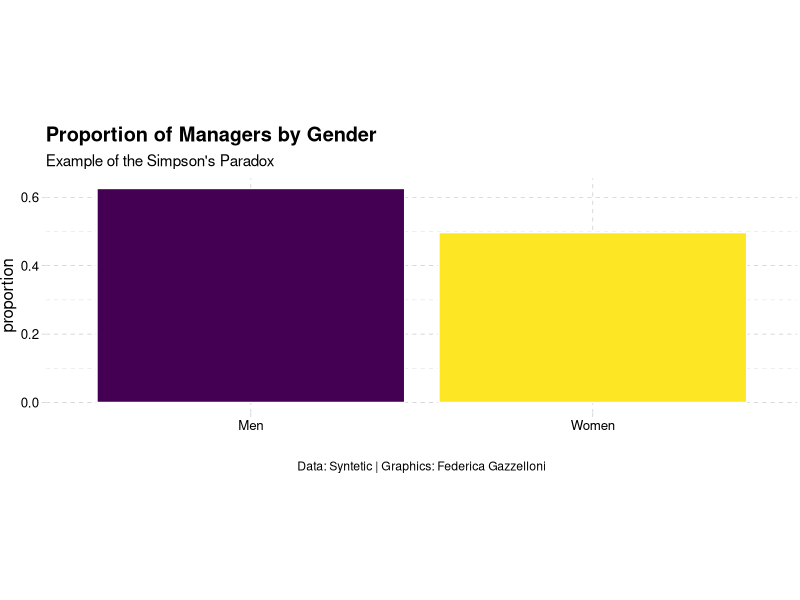

R code for this plot:
## ---- chunk 1
#| warning: false
#| message: false
library(dplyr)
## ---- chunk 2
set.seed(123)
## ---- chunk 3
n <- 1000  # Number of employees 
W <- round(runif(n, 200, 800))  # Number of women
M <- n - W  # Number of men
## ---- chunk 4
P_W <- round(runif(W, 0, 1))  # 0 for no managerial position, 1 for managerial position for women
P_M <- round(runif(M, 0.2, 1))  # Higher chance of managerial position for men due to confounding variable
## ---- chunk 5
w <- tibble(gender="Women",count=W,manager=P_W)

m <- tibble(gender="Men",count=M,manager=P_M)

data <- rbind(w,m)
data%>%head
## ---- chunk 6
summary(data)
## ---- chunk 7
proportion_table <- data %>%
  group_by(gender) %>%
  summarize(proportion = mean(manager))
## ---- chunk 8
proportion_table
## ---- chunk 9
library(ggplot2)
proportion_table%>%
  ggplot(aes(gender,proportion,fill=gender))+
  geom_col(color="white",show.legend = F)+
  scale_fill_viridis_d()+
  labs(title = "Proportion of Managers by Gender",
       subtitle = "Example of the Simpson's Paradox",
       x="",
       caption = "Data: Syntetic | Graphics: Federica Gazzelloni") +
  coord_equal()+
  ggthemes::theme_pander()+
  theme(plot.caption = element_text(hjust = 0.5))
